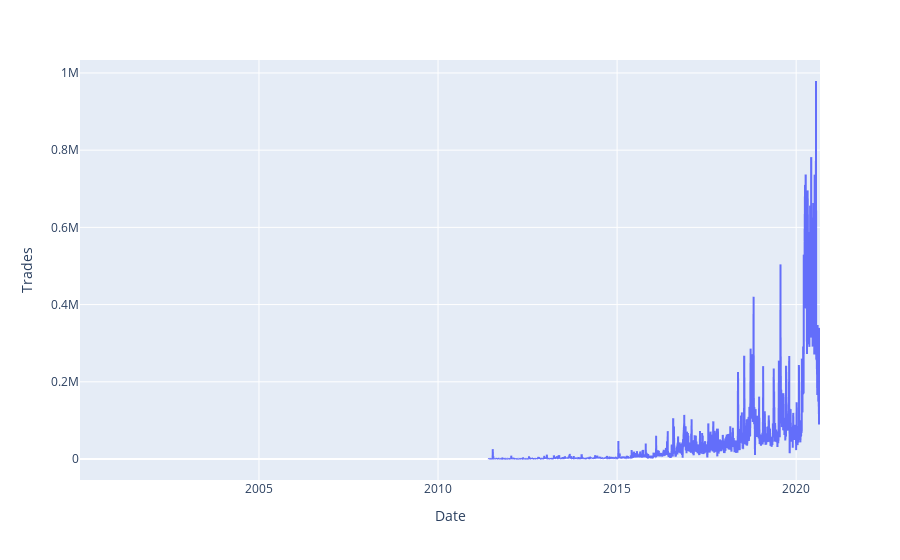

Notebook code for this chart:
### Code cell
px.line(df,y="Trades")

### Figure 1 — Plotly figure (JSON) as saved in the notebook; plotly's stock layout.template omitted (floating-point values rounded to 4 significant figures; data arrays with more than 128 entries replaced by an {"elided": "..."} marker saying what was removed)
{"data": [{"hovertemplate": "Date=%{x}<br>Trades=%{y}<extra></extra>", "legendgroup": "", "line": {"color": "#636efa", "dash": "solid"}, "marker": {"symbol": "circle"}, "mode": "lines", "name": "", "showlegend": false, "type": "scattergl", "x": {"elided": "5070 str values"}, "xaxis": "x", "y": {"elided": "5070 int values"}, "yaxis": "y"}], "layout": {"legend": {"tracegroupgap": 0}, "margin": {"t": 60}, "xaxis": {"anchor": "y", "domain": [0, 1], "title": {"text": "Date"}}, "yaxis": {"anchor": "x", "domain": [0, 1], "title": {"text": "Trades"}}}}
